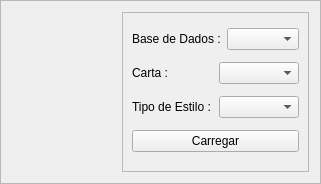
<?xml version="1.0" encoding="UTF-8"?>
<ui version="4.0">
 <class>carregaEstilosFrame</class>
 <widget class="QFrame" name="carregaEstilosFrame">
  <property name="geometry">
   <rect>
    <x>0</x>
    <y>0</y>
    <width>321</width>
    <height>184</height>
   </rect>
  </property>
  <property name="windowTitle">
   <string>Carregar Estilos</string>
  </property>
  <property name="frameShape">
   <enum>QFrame::StyledPanel</enum>
  </property>
  <property name="frameShadow">
   <enum>QFrame::Raised</enum>
  </property>
  <layout class="QVBoxLayout" name="verticalLayout_2">
   <item>
    <layout class="QHBoxLayout" name="horizontalLayout_4">
     <item>
      <widget class="QLabel" name="gifLabel">
       <property name="text">
        <string/>
       </property>
      </widget>
     </item>
     <item>
      <widget class="QFrame" name="mainFrame">
       <property name="frameShape">
        <enum>QFrame::StyledPanel</enum>
       </property>
       <property name="frameShadow">
        <enum>QFrame::Raised</enum>
       </property>
       <layout class="QVBoxLayout" name="verticalLayout">
        <item>
         <layout class="QHBoxLayout" name="horizontalLayout">
          <item>
           <widget class="QLabel" name="label">
            <property name="text">
             <string>Base de Dados :</string>
            </property>
           </widget>
          </item>
          <item>
           <widget class="QComboBox" name="bancoCombo"/>
          </item>
         </layout>
        </item>
        <item>
         <layout class="QHBoxLayout" name="horizontalLayout_2">
          <item>
           <widget class="QLabel" name="label_2">
            <property name="text">
             <string>Carta :</string>
            </property>
           </widget>
          </item>
          <item>
           <widget class="QComboBox" name="cartaCombo"/>
          </item>
         </layout>
        </item>
        <item>
         <layout class="QHBoxLayout" name="horizontalLayout_3">
          <item>
           <widget class="QLabel" name="label_3">
            <property name="text">
             <string>Tipo de Estilo :</string>
            </property>
           </widget>
          </item>
          <item>
           <widget class="QComboBox" name="estiloCombo"/>
          </item>
         </layout>
        </item>
        <item>
         <widget class="QPushButton" name="carregarBotao">
          <property name="text">
           <string>Carregar</string>
          </property>
         </widget>
        </item>
       </layout>
      </widget>
     </item>
    </layout>
   </item>
  </layout>
 </widget>
 <resources/>
 <connections/>
</ui>
